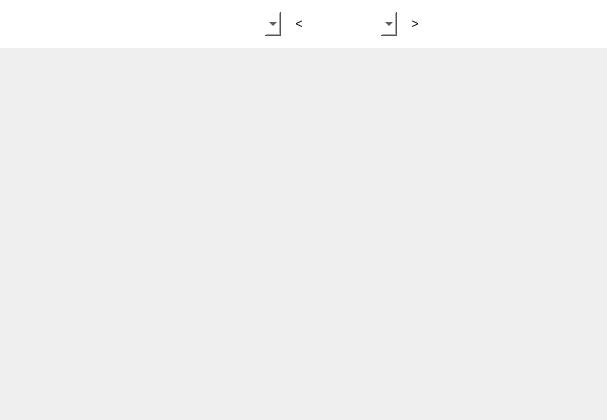
<?xml version="1.0" encoding="UTF-8"?>
<ui version="4.0">
 <class>FnCalender</class>
 <widget class="QWidget" name="FnCalender">
  <property name="geometry">
   <rect>
    <x>0</x>
    <y>0</y>
    <width>607</width>
    <height>420</height>
   </rect>
  </property>
  <property name="windowTitle">
   <string>Form</string>
  </property>
  <layout class="QVBoxLayout" name="verticalLayout">
   <property name="leftMargin">
    <number>0</number>
   </property>
   <property name="topMargin">
    <number>0</number>
   </property>
   <property name="rightMargin">
    <number>0</number>
   </property>
   <property name="bottomMargin">
    <number>0</number>
   </property>
   <item>
    <widget class="QWidget" name="wgtTop" native="true">
     <property name="minimumSize">
      <size>
       <width>0</width>
       <height>48</height>
      </size>
     </property>
     <property name="maximumSize">
      <size>
       <width>16777215</width>
       <height>48</height>
      </size>
     </property>
     <property name="styleSheet">
      <string notr="true">QWidget{
 
	font: 12pt &quot;新宋体&quot;;
}
QComboBox
{
   
	background-color: rgb(255, 255, 255);
    height:24px;
    border:none;
}
#wgtTop
{
   
	background-color: rgb(255, 255, 255);
}
QPushButton{
   
	background-color: rgba(255, 255, 255, 0);
    border:none;
    width:24px;
    height:24px;
}
QPushButton::hover{
   
	background-color: rgb(197, 197, 197);
    border:none;
    width:24px;
    height:24px;
}</string>
     </property>
     <layout class="QHBoxLayout" name="horizontalLayout">
      <item>
       <spacer name="horizontalSpacer_2">
        <property name="orientation">
         <enum>Qt::Horizontal</enum>
        </property>
        <property name="sizeHint" stdset="0">
         <size>
          <width>40</width>
          <height>20</height>
         </size>
        </property>
       </spacer>
      </item>
      <item>
       <widget class="QComboBox" name="cbbYear">
        <property name="minimumSize">
         <size>
          <width>100</width>
          <height>0</height>
         </size>
        </property>
       </widget>
      </item>
      <item>
       <widget class="QPushButton" name="btnPreMonth">
        <property name="text">
         <string>&lt;</string>
        </property>
       </widget>
      </item>
      <item>
       <widget class="QComboBox" name="cbbMonth">
        <property name="minimumSize">
         <size>
          <width>80</width>
          <height>0</height>
         </size>
        </property>
       </widget>
      </item>
      <item>
       <widget class="QPushButton" name="btnNextMonth">
        <property name="text">
         <string>&gt;</string>
        </property>
       </widget>
      </item>
      <item>
       <spacer name="horizontalSpacer">
        <property name="orientation">
         <enum>Qt::Horizontal</enum>
        </property>
        <property name="sizeHint" stdset="0">
         <size>
          <width>162</width>
          <height>20</height>
         </size>
        </property>
       </spacer>
      </item>
     </layout>
    </widget>
   </item>
   <item>
    <spacer name="verticalSpacer">
     <property name="orientation">
      <enum>Qt::Vertical</enum>
     </property>
     <property name="sizeHint" stdset="0">
      <size>
       <width>20</width>
       <height>363</height>
      </size>
     </property>
    </spacer>
   </item>
  </layout>
 </widget>
 <resources/>
 <connections/>
</ui>
